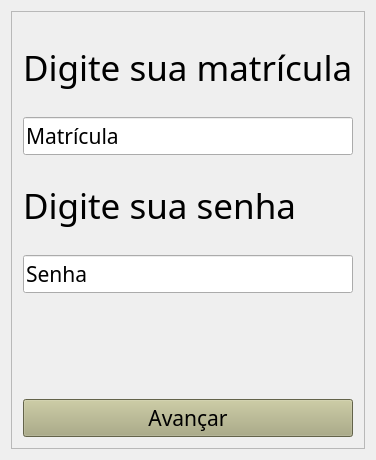
<?xml version="1.0" encoding="UTF-8"?>
<ui version="4.0">
 <class>MainWindow</class>
 <widget class="QMainWindow" name="MainWindow">
  <property name="enabled">
   <bool>true</bool>
  </property>
  <property name="geometry">
   <rect>
    <x>0</x>
    <y>0</y>
    <width>322</width>
    <height>460</height>
   </rect>
  </property>
  <property name="windowTitle">
   <string>MainWindow</string>
  </property>
  <widget class="QWidget" name="centralWidget">
   <layout class="QVBoxLayout" name="verticalLayout_3">
    <item>
     <widget class="QFrame" name="frame">
      <property name="font">
       <font>
        <family>Malgun Gothic</family>
        <pointsize>16</pointsize>
       </font>
      </property>
      <property name="frameShape">
       <enum>QFrame::StyledPanel</enum>
      </property>
      <property name="frameShadow">
       <enum>QFrame::Raised</enum>
      </property>
      <layout class="QVBoxLayout" name="verticalLayout_2">
       <item>
        <widget class="QLabel" name="label">
         <property name="font">
          <font>
           <pointsize>26</pointsize>
          </font>
         </property>
         <property name="text">
          <string>Digite sua matrícula</string>
         </property>
        </widget>
       </item>
       <item>
        <widget class="QLineEdit" name="lineEdit">
         <property name="text">
          <string>Matrícula</string>
         </property>
        </widget>
       </item>
       <item>
        <widget class="QLabel" name="label_2">
         <property name="font">
          <font>
           <pointsize>26</pointsize>
          </font>
         </property>
         <property name="text">
          <string>Digite sua senha</string>
         </property>
        </widget>
       </item>
       <item>
        <widget class="QLineEdit" name="lineEdit_2">
         <property name="text">
          <string>Senha</string>
         </property>
        </widget>
       </item>
       <item>
        <spacer name="verticalSpacer">
         <property name="orientation">
          <enum>Qt::Vertical</enum>
         </property>
         <property name="sizeType">
          <enum>QSizePolicy::Fixed</enum>
         </property>
         <property name="sizeHint" stdset="0">
          <size>
           <width>20</width>
           <height>100</height>
          </size>
         </property>
        </spacer>
       </item>
       <item>
        <widget class="QPushButton" name="pushButton">
         <property name="palette">
          <palette>
           <active>
            <colorrole role="Button">
             <brush brushstyle="SolidPattern">
              <color alpha="255">
               <red>170</red>
               <green>170</green>
               <blue>127</blue>
              </color>
             </brush>
            </colorrole>
            <colorrole role="Midlight">
             <brush brushstyle="SolidPattern">
              <color alpha="255">
               <red>170</red>
               <green>170</green>
               <blue>127</blue>
              </color>
             </brush>
            </colorrole>
            <colorrole role="Base">
             <brush brushstyle="SolidPattern">
              <color alpha="255">
               <red>255</red>
               <green>255</green>
               <blue>255</blue>
              </color>
             </brush>
            </colorrole>
            <colorrole role="Window">
             <brush brushstyle="SolidPattern">
              <color alpha="255">
               <red>138</red>
               <green>138</green>
               <blue>103</blue>
              </color>
             </brush>
            </colorrole>
            <colorrole role="Shadow">
             <brush brushstyle="SolidPattern">
              <color alpha="255">
               <red>135</red>
               <green>135</green>
               <blue>101</blue>
              </color>
             </brush>
            </colorrole>
            <colorrole role="AlternateBase">
             <brush brushstyle="SolidPattern">
              <color alpha="255">
               <red>255</red>
               <green>170</green>
               <blue>255</blue>
              </color>
             </brush>
            </colorrole>
           </active>
           <inactive>
            <colorrole role="Button">
             <brush brushstyle="SolidPattern">
              <color alpha="255">
               <red>170</red>
               <green>170</green>
               <blue>127</blue>
              </color>
             </brush>
            </colorrole>
            <colorrole role="Midlight">
             <brush brushstyle="SolidPattern">
              <color alpha="255">
               <red>170</red>
               <green>170</green>
               <blue>127</blue>
              </color>
             </brush>
            </colorrole>
            <colorrole role="Base">
             <brush brushstyle="SolidPattern">
              <color alpha="255">
               <red>255</red>
               <green>255</green>
               <blue>255</blue>
              </color>
             </brush>
            </colorrole>
            <colorrole role="Window">
             <brush brushstyle="SolidPattern">
              <color alpha="255">
               <red>138</red>
               <green>138</green>
               <blue>103</blue>
              </color>
             </brush>
            </colorrole>
            <colorrole role="Shadow">
             <brush brushstyle="SolidPattern">
              <color alpha="255">
               <red>135</red>
               <green>135</green>
               <blue>101</blue>
              </color>
             </brush>
            </colorrole>
            <colorrole role="AlternateBase">
             <brush brushstyle="SolidPattern">
              <color alpha="255">
               <red>255</red>
               <green>170</green>
               <blue>255</blue>
              </color>
             </brush>
            </colorrole>
           </inactive>
           <disabled>
            <colorrole role="Button">
             <brush brushstyle="SolidPattern">
              <color alpha="255">
               <red>170</red>
               <green>170</green>
               <blue>127</blue>
              </color>
             </brush>
            </colorrole>
            <colorrole role="Midlight">
             <brush brushstyle="SolidPattern">
              <color alpha="255">
               <red>170</red>
               <green>170</green>
               <blue>127</blue>
              </color>
             </brush>
            </colorrole>
            <colorrole role="Base">
             <brush brushstyle="SolidPattern">
              <color alpha="255">
               <red>138</red>
               <green>138</green>
               <blue>103</blue>
              </color>
             </brush>
            </colorrole>
            <colorrole role="Window">
             <brush brushstyle="SolidPattern">
              <color alpha="255">
               <red>138</red>
               <green>138</green>
               <blue>103</blue>
              </color>
             </brush>
            </colorrole>
            <colorrole role="Shadow">
             <brush brushstyle="SolidPattern">
              <color alpha="255">
               <red>135</red>
               <green>135</green>
               <blue>101</blue>
              </color>
             </brush>
            </colorrole>
            <colorrole role="AlternateBase">
             <brush brushstyle="SolidPattern">
              <color alpha="255">
               <red>255</red>
               <green>170</green>
               <blue>255</blue>
              </color>
             </brush>
            </colorrole>
           </disabled>
          </palette>
         </property>
         <property name="text">
          <string>Avançar</string>
         </property>
         <property name="iconSize">
          <size>
           <width>30</width>
           <height>30</height>
          </size>
         </property>
        </widget>
       </item>
      </layout>
      <zorder>lineEdit</zorder>
      <zorder>label</zorder>
      <zorder>label_2</zorder>
      <zorder>lineEdit_2</zorder>
      <zorder>pushButton</zorder>
      <zorder>verticalSpacer</zorder>
     </widget>
    </item>
   </layout>
  </widget>
 </widget>
 <layoutdefault spacing="6" margin="11"/>
 <resources/>
 <connections/>
</ui>
